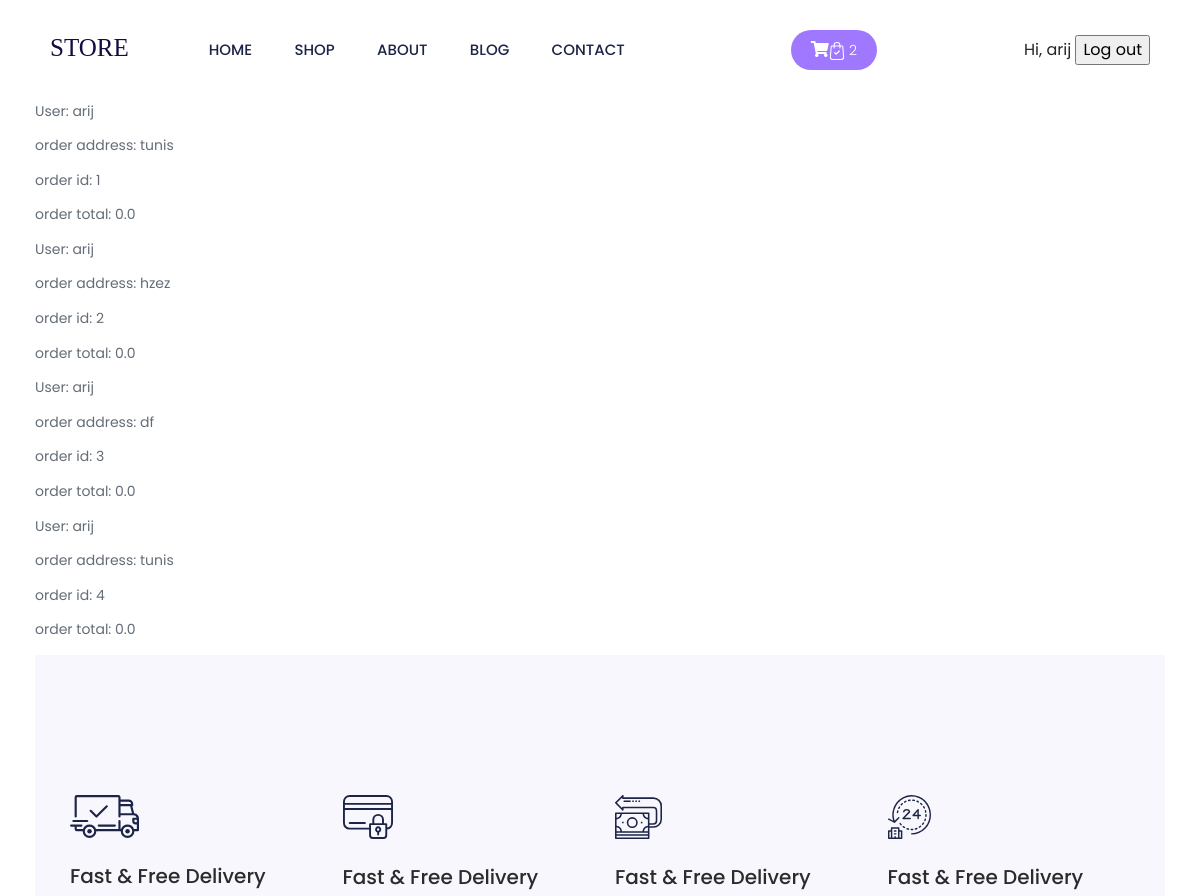
The page /orders/ (signed in, upper part) on the database as committed earlier.
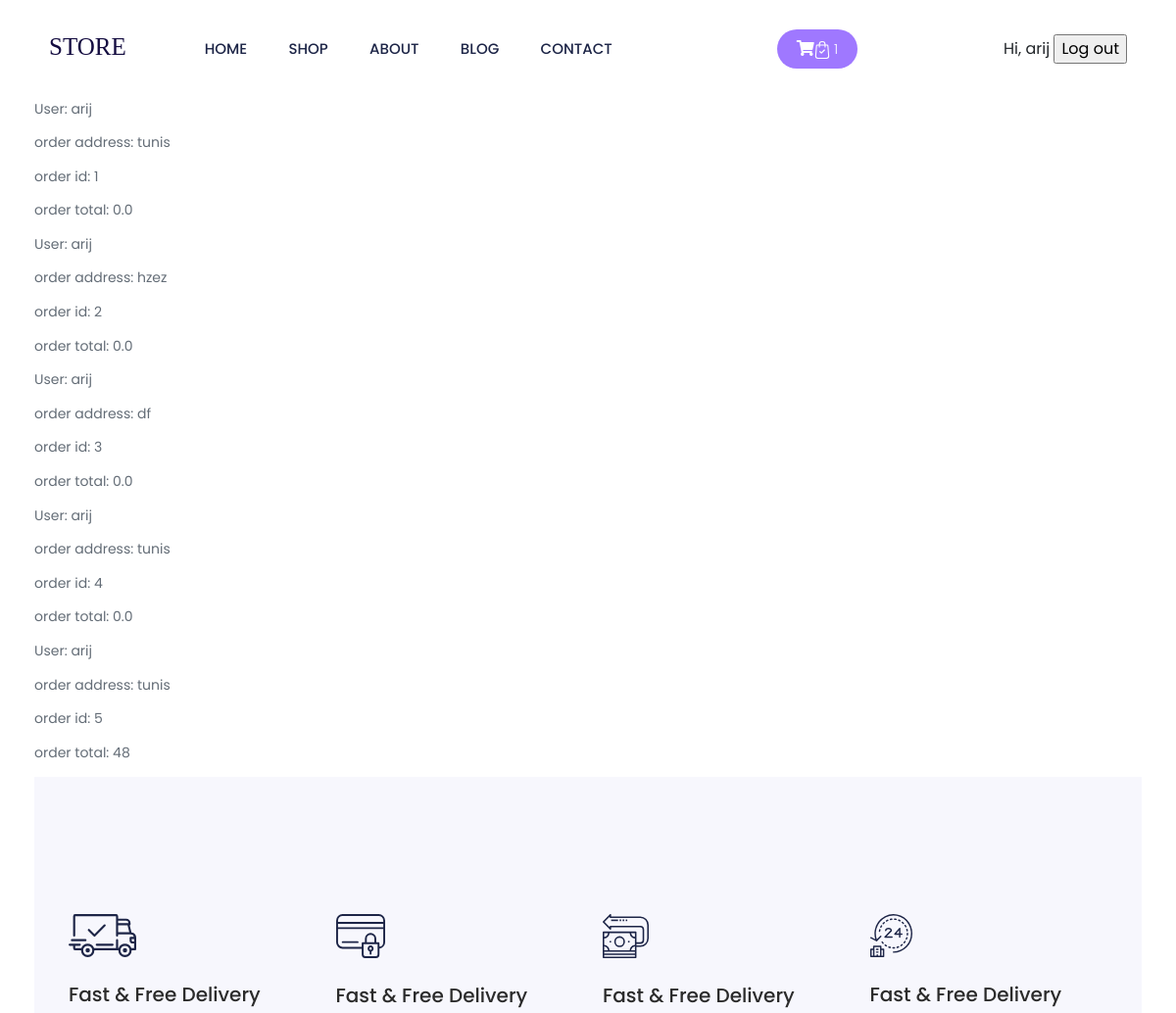
The same page on the database as committed later.
### carts/models.py (models this page shows, shortened)
class Cart(models.Model):
    user = models.OneToOneField(User, related_name='cart', on_delete=models.CASCADE)
    items = models.ManyToManyField(Product)
    updated_at = models.DateTimeField(auto_now=True)

### orders/models.py (models this page shows, shortened)
class Order(models.Model):
    address = models.CharField(max_length=254)
    user = models.ForeignKey(User, related_name='order', on_delete=models.CASCADE)
    items = models.ManyToManyField(Product)
    def total_price(self):
        total = self.items.aggregate(
            Sum('price'))['price__sum'] or 0.00
        return total

### orders/views.py (the view)
# urls.py: path('orders/', order_list, name='order_list'),
def order_list(request):
    if request.user.is_authenticated and request.user.is_superuser:
        orders = Order.objects.all()
        return render(request, 'orders/order_list.html', {'orders': orders})
    else:
        return redirect('product_list')

### templates/orders/order_list.html (shortened to what this page needs)
{% extends "base.html" %}
{% block content %}
<ul>
    {% for order in orders %}
    <li>
        <p>User: {{ order.user }}</p>
        <p>order address: {{ order.address }}</p>
        <p>order id: {{ order.id }}</p>
        <p>order total: {{ order.total_price }}</p>
    </li>
    {% empty %}
    <li>No orders yet.</li>
    {% endfor %}
</ul>
{% endblock %}

### templates/base.html (shortened to what the changed rows need)
{% load static %}
<!DOCTYPE html>
<html lang="en">
<head>
    <link rel="stylesheet" href="{% static 'assets/css/bootstrap.min.css' %}">
    <link rel="stylesheet" href="{% static 'assets/css/owl.carousel.min.css' %}">
    <link rel="stylesheet" href="{% static 'assets/css/slicknav.css' %}">
    <link rel="stylesheet" href="{% static 'assets/css/flaticon.css' %}">
    <link rel="stylesheet" href="{% static 'assets/css/progressbar_barfiller.css' %}">
    <link rel="stylesheet" href="{% static 'assets/css/gijgo.css' %}">
    <link rel="stylesheet" href="{% static 'assets/css/animate.min.css' %}">
    <link rel="stylesheet" href="{% static 'assets/css/animated-headline.css' %}">
    <link rel="stylesheet" href="{% static 'assets/css/magnific-popup.css' %}">
    <link rel="stylesheet" href="{% static 'assets/css/fontawesome-all.min.css' %}">
    <link rel="stylesheet" href="{% static 'assets/css/themify-icons.css' %}">
    <link rel="stylesheet" href="{% static 'assets/css/slick.css' %}">
    <link rel="stylesheet" href="{% static 'assets/css/nice-select.css' %}">
    <link rel="stylesheet" href="{% static 'assets/css/style.css' %}">
</head>
<body>
    <div class="full-wrapper">
        <header>
        <div class="header-area ">
            <div class="main-header header-sticky">
                <div class="container-fluid">
                    <div class="menu-wrapper d-flex align-items-center justify-content-between">
                        <div class="header-left d-flex align-items-center">
                            <h1 id="logo">
                                <a href="{% url 'home' %}">STORE</a>
                            </h1>
                        </div>
                        <div class="header-right1 d-flex align-items-center">
                            <div class="search d-none d-md-block">
                                <ul class="d-flex align-items-center">
                                    <li>
                                        <div class="card-stor">
                                            <a href="{% url 'cart' %}"><i class="fas fa-shopping-cart"></i><img src="{% static 'image/card.svg' %}" alt=""></a>
                                            {% if request.user.cart.items.all|length > 0 %}
                                            <span id="cart-counter">
                                            {{ request.user.cart.items.all|length }}
                                            </span>
                                            {% endif %}
                                        </div>
                                    </li>
                                </ul>
                            </div>
                        </div>
                        <div id="controls">
                            {% if user.is_authenticated %}
                            <span>Hi, {{ user.username }}</span>
                            <input type="button" id="logout" onclick="location.href='{% url 'logout' %}'" value="Log out" />
                            {% else  %}
                            <input type="button" id="login" onclick="location.href='{% url 'login' %}'" value="Log in" />
                            {% endif %}
                        </div>
                    </div>
                </div>
            </div>
        </div>
    </header>
        <main>
            {% block content %}{% endblock %}
        </main>
    </div>
</body>
</html>

Rows that differ between the two databases and show on the page:
added Order: user "arij", address "tunis", id "5", total_price "48"
Other text that changed with them:
{{ request.user.cart.items.all|length }}: "2" → "1"
